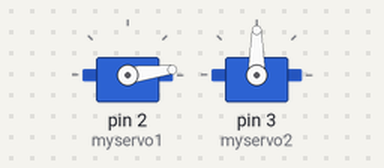
A sketch run on a simulated Arduino Uno, built with avr-gcc and run on an emulated ATmega328P. Shown: 2 × servo.

Above: at 0.05 s.
At 0.7 s:
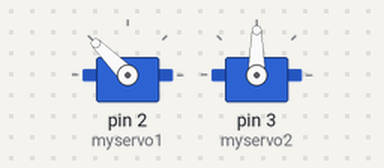
At 1.4 s:
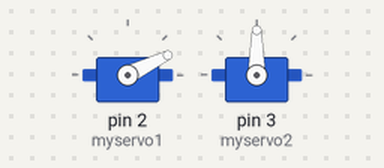
At 3.55 s:
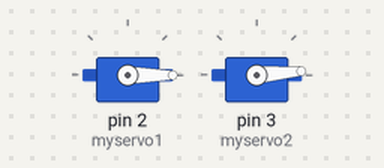
Timing chart, 0 to 8.2 s (numbered marks = the images above):
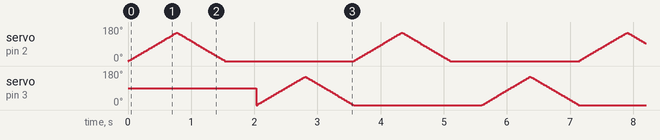

The sketch:

Sweep-servo.ino
```cpp
#include <Servo.h>

Servo myservo1;  // create Servo object to control a servo
Servo myservo2;
// twelve Servo objects can be created on most boards

int pos = 0;    // variable to store the servo position

void setup() {
  myservo1.attach(2);  // attaches the servo on pin 9 to the Servo object
  myservo2.attach(3);
}

void loop() {
  for (pos = 0; pos <= 150; pos += 1) { // goes from 0 degrees to 180 degrees
    // in steps of 1 degree
    myservo1.write(pos);              // tell servo to go to position in variable 'pos'
    delay(5);                       // waits 15 ms for the servo to reach the position
  }
  for (pos = 150; pos >= 0; pos -= 1) { // goes from 180 degrees to 0 degrees
    myservo1.write(pos);              // tell servo to go to position in variable 'pos'
    delay(5);                       // waits 15 ms for the servo to reach the position
  }
  delay(500);
  for (pos = 0; pos <= 150; pos += 1) { // goes from 0 degrees to 180 degrees
    // in steps of 1 degree
    myservo2.write(pos);              // tell servo to go to position in variable 'pos'
    delay(5);                       // waits 15 ms for the servo to reach the position
  }
  for (pos = 150; pos >= 0; pos -= 1) { // goes from 180 degrees to 0 degrees
    myservo2.write(pos);              // tell servo to go to position in variable 'pos'
    delay(5);                       // waits 15 ms for the servo to reach the position
  }
}
```
